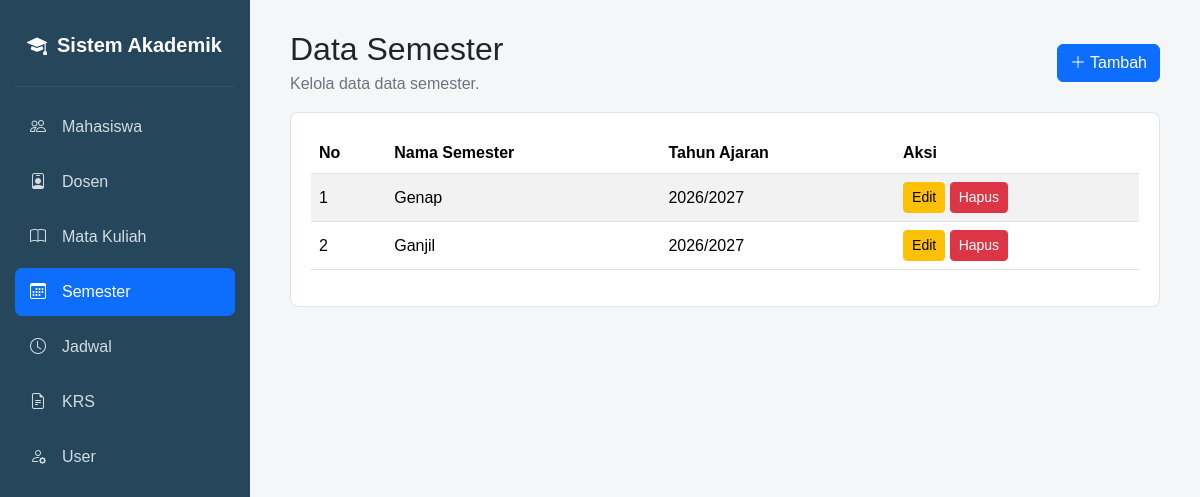
Page /semester/index.php on the committed database.
### tables this page shows
CREATE TABLE `tbl_semester` (
  `id_semester` int(11) NOT NULL,
  `nama_semester` varchar(50) NOT NULL,
  `tahun_ajaran` varchar(20) NOT NULL
);

### semester/index.php (the view, shortened to what this page needs)
<?php
require_once "../config/database.php";
$limit = 5;
$page = isset($_GET['page']) ? (int) $_GET['page'] : 1;
$offset = ($page - 1) * $limit;
$sql = "
    SELECT t.*
    FROM tbl_semester t
    ORDER BY t.id_semester DESC
    LIMIT $limit OFFSET $offset
";
$data = mysqli_query($conn, $sql);
include "../header.php";
include "../sidebar.php";
?>
<div class="d-flex justify-content-between align-items-center mb-3">
    <div>
        <h2 class="mb-1">Data Semester</h2>
        <p class="text-secondary mb-0">Kelola data data semester.</p>
    </div>
    <a href="tambah.php" class="btn btn-primary">
        <i class="bi bi-plus-lg"></i> Tambah
    </a>
</div>
<div class="card-simple">
    <div class="table-responsive">
        <table class="table table-striped align-middle">
            <thead>
                <tr>
                    <th>No</th>
                    <th>Nama Semester</th>
                    <th>Tahun Ajaran</th>
                    <th>Aksi</th>
                </tr>
            </thead>
            <tbody>
            <?php
            $no = $offset + 1;
            while ($row = mysqli_fetch_assoc($data)):
            ?>
                <tr>
                    <td><?= $no++; ?></td>
                    <td><?= htmlspecialchars($row['nama_semester']); ?></td>
                    <td><?= htmlspecialchars($row['tahun_ajaran']); ?></td>
                    <td>
                        <a href="edit.php?id=<?= $row['id_semester']; ?>" class="btn btn-warning btn-sm">Edit</a>
                        <a href="hapus.php?id=<?= $row['id_semester']; ?>" class="btn btn-danger btn-sm"
                           onclick="return confirm('Yakin ingin menghapus data ini?')">Hapus</a>
                    </td>
                </tr>
            <?php endwhile; ?>
            </tbody>
        </table>
    </div>
</div>
<?php include "../footer.php"; ?>

### assets/css/style.css (style rules this page uses)
body { margin: 0; background: #f5f6f8; font-family: Arial, sans-serif; }
.card-simple { background: #fff; border: 1px solid #e1e4e8; border-radius: 8px; padding: 20px; }
.table th { white-space: nowrap; }

### rows in the picture
tbl_semester: nama_semester "Genap", tahun_ajaran "2026/2027"
tbl_semester: nama_semester "Ganjil", tahun_ajaran "2026/2027"
